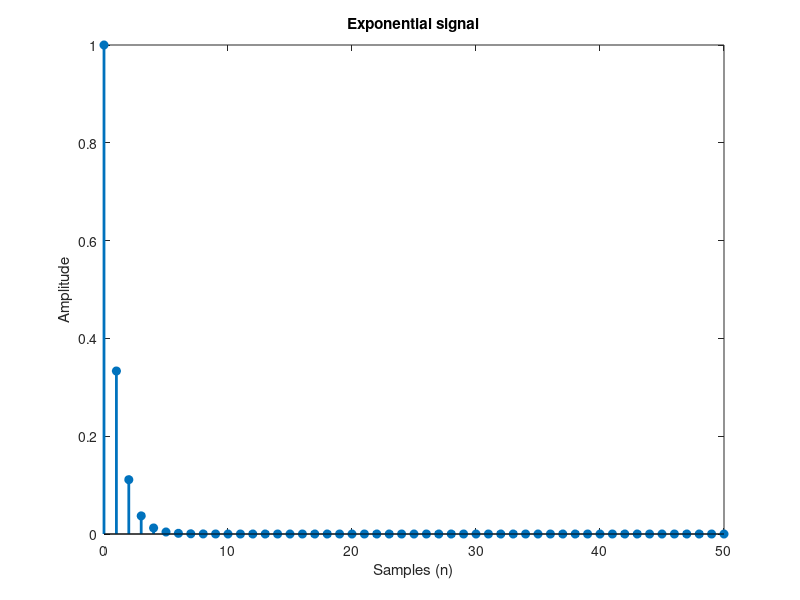
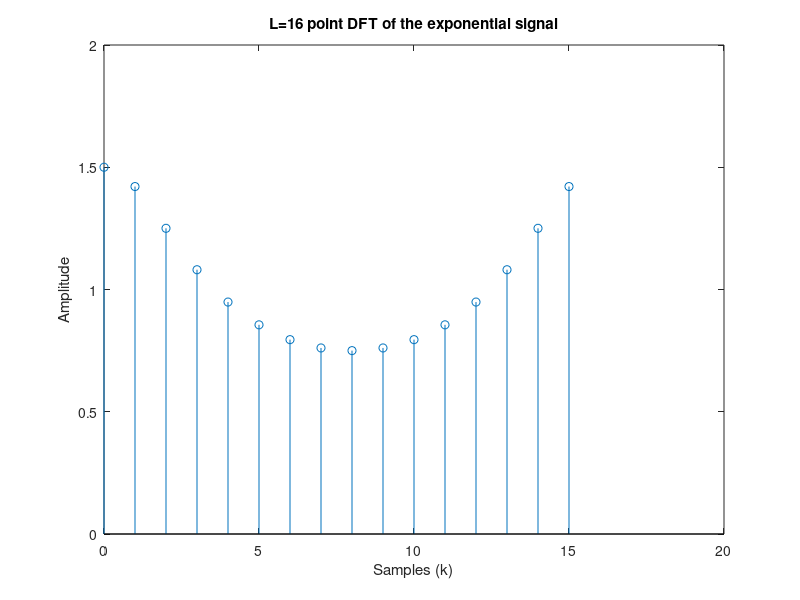
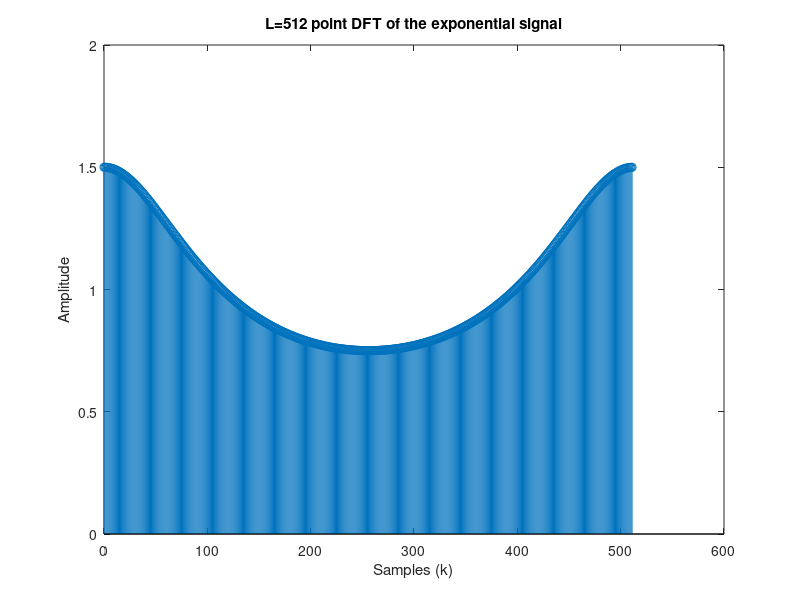

The MATLAB script that drew these images, in order:
%Defining the signal for part b, c, d
t = 0:1:50; %sample points for the signal

unitstep = t>= 0; %unit step function, it is 0 when t<0

x = power(1/3, t).*unitstep; %exponential signal
figure
stem(t,x, 'Filled', 'LineWidth',2)
xlabel('Samples (n)')
ylabel('Amplitude')
title('Exponential signal')

%%
%------------------------------ b ------------------------------%
%16-point DFT
fft16 = fft(x, 16);
figure
stem((0:15),abs(fft16))
xlabel('Samples (k)')
ylabel('Amplitude')
title('L=16 point DFT of the exponential signal')


%%
%------------------------------ c ------------------------------%
%512-point DFT
fft512 = fft(x,512);
figure
stem((0:511),abs(fft512))
xlabel('Samples (k)')
ylabel('Amplitude')
title('L=512 point DFT of the exponential signal')


%%
%------------------------------ d ------------------------------%
%since MATLAB uses 1-based index, the DFT array contains k=2 value in its
%third location, and DFT array contains k=64 value in its 65th location

X16_2 = fft16(3);
X512_64 =  fft512(65);

analytical = 3/(3-exp(1i*pi/4));